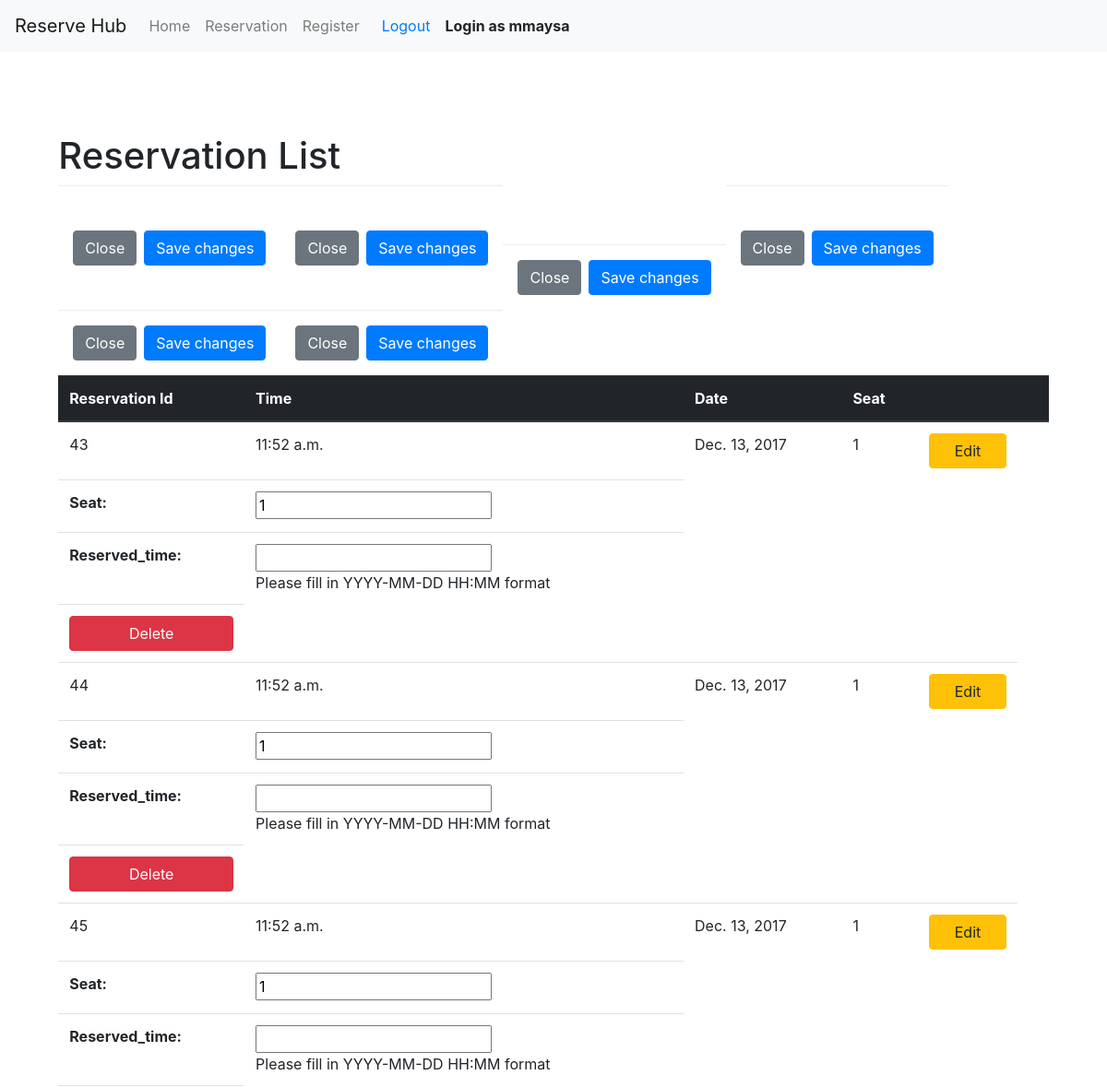
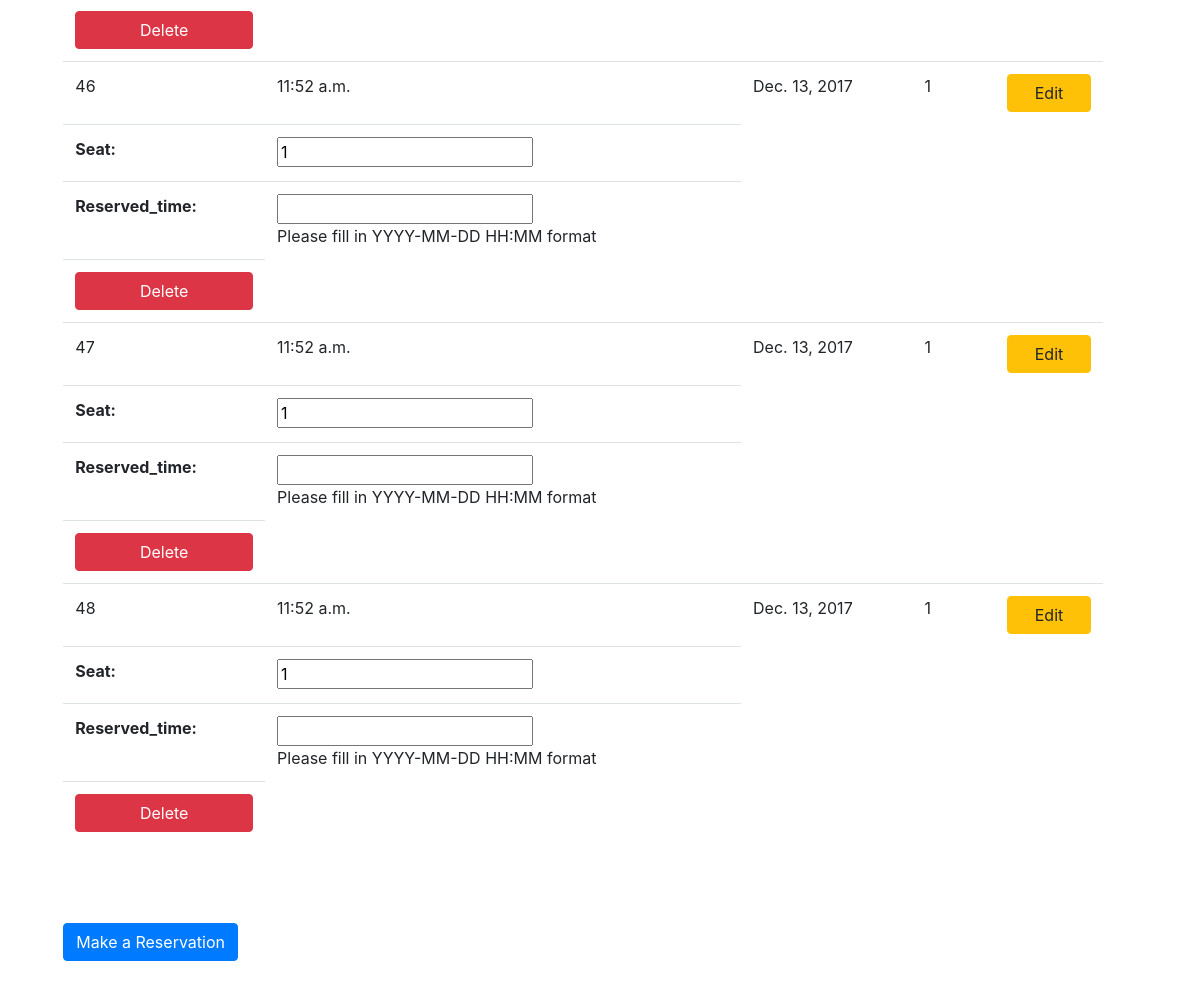
/reservation/ (signed in), run on the app's committed database (2 pictures, top to bottom).
### reservation/models.py (models this page shows, shortened)
class ReservationData(models.Model):
    seat = models.PositiveIntegerField(default=1)
    reserved_time = models.DateTimeField('reserved_time',help_text="Please fill in YYYY-MM-DD HH:MM format")
    reserved_by = models.ForeignKey(User, on_delete=models.CASCADE)
    class Meta:
        ordering = ('reserved_time',)

### reservation/views.py (the view)
class ReservationListView(ListView):
    login_url = reverse_lazy('auth_login')
    model = ReservationData
    template_name = 'reservation/reservation_list.html'
    context_object_name = 'reservations'
    def get(self, request, *args, **kwargs):
        print(request.user.is_authenticated)
        if not request.user.is_authenticated:
            return redirect(self.login_url)
        else :
            response = super(ReservationListView, self).get(request=request,kwargs=kwargs)
            return response
    def get_queryset(self):
        username = self.request.user
        return ReservationData.objects.filter(reserved_by=username)
    def get_context_data(self, **kwargs):
        context = super().get_context_data(**kwargs)
        context['reservation_edit_form'] = ReservationUpdate(request=self.request).get_form()
        return context

### templates/reservation/reservation_list.html (shortened to what this page needs)
{% extends 'base.html' %}
{% load staticfiles %}
{% load bootstrap %}
{% block content %}
    <div class="container">
        <div class="wrapper">
            <div class="row">
                <h1>Reservation List</h1>
            </div>
            <div class="row">
                <table class="table">
                    <thead class="thead-dark">
                    <tr>
                        <th scope="col">Reservation Id</th>
                        <th scope="col">Time</th>
                        <th scope="col">Date</th>
                        <th scope="col">Seat</th>
                        <th></th>
                        <th></th>
                    </tr>
                    </thead>
                    <tbody>
                    {% for reservation in reservations %}
                        <tr>
                            <td>{{ reservation.id }}</td>
                            <td>{{ reservation.reserved_time.time }}</td>
                            <td>{{ reservation.reserved_time.date }}</td>
                            <td>{{ reservation.seat }}</td>
                            <td>
                                <button type="button" class="btn btn-warning col" data-toggle="modal" data-target="#editModal">
                                    Edit
                                </button>
                                <div class="modal fade" id="editModal" tabindex="-1" role="dialog" aria-labelledby="editModalLabel" aria-hidden="true">
                                    <div class="modal-dialog" role="document">
                                        <div class="modal-content">
                                            <form method="POST" action="{% url 'reservation:update' reservation.id %}">
                                                <div class="modal-body">
                                                    {{ reservation_edit_form | bootstrap }}
                                                </div>
                                                <div class="modal-footer">
                                                    <button type="button" class="btn btn-secondary" data-dismiss="modal">Close</button>
                                                    <button type="submit" class="btn btn-primary">Save changes</button>
                                                </div>
                                            </form>
                                        </div>
                                    </div>
                                </div>
                            </td>
                            <td>
                                <button type="button" class="btn btn-danger col" data-toggle="modal" data-target="#deleteModal">
                                    Delete
                                </button>
                            </td>
                        </tr>
                    {% empty %}
                        <td colspan="6" class="text-center bg-warning">No Reservation</td>
                    {% endfor %}
                    </tbody>
                </table>
            </div>
            <div class="row">
                <a class="btn btn-primary" href="{% url 'reservation:create' %}">Make a Reservation</a>
            </div>
        </div>
    </div>
{% endblock %}

### templates/base.html (shortened to what this page needs)
<!DOCTYPE html>
<html>
  <link rel="stylesheet" href="https://maxcdn.bootstrapcdn.com/bootstrap/4.0.0-beta.2/css/bootstrap.min.css">
</head>
<body>
    {% include 'header.html' %}
	{% block content %}
	{% endblock %}
</body>
</html>

### templates/header.html (shortened to what this page needs)
<nav class="navbar navbar-expand-lg navbar-light bg-light">
    <a class="navbar-brand" href="{% url 'home:index'%}">Reserve Hub</a>
    <div class="collapse navbar-collapse" id="navbarSupportedContent">
      <ul class="navbar-nav">
        <li class="nav-item">
          <a class="nav-link" href="{% url 'home:index'%}">Home</a>
        </li>
        <li class="nav-item">
          <a class="nav-link" href="{% url 'reservation:list'%}">Reservation<span class="sr-only">(current)</span></a>
        </li>
        <li class="nav-item">
          <a class="nav-link" href="{% url 'registration_register'%}">Register<span class="sr-only">(current)</span></a>
        </li>
      </ul>
        {% if user.is_authenticated %}
            <a class="nav-link" href="{% url 'auth_logout' %}">Logout</a>
            <a class="navbar-text"><strong>Login as {{ user.get_username }}</strong></a>
        {% else %}
            <a class="nav-link" href="{% url 'auth_login'%}">Login</a>
        {% endif %}
    </div>
  </nav>

### data on the page
ReservationData: id "43", reserved_time.time "11:52 a.m.", reserved_time "Dec. 13, 2017", seat "1"
ReservationData: id "44", reserved_time.time "11:52 a.m.", reserved_time "Dec. 13, 2017", seat "1"
ReservationData: id "45", reserved_time.time "11:52 a.m.", reserved_time "Dec. 13, 2017", seat "1"
ReservationData: id "46", reserved_time.time "11:52 a.m.", reserved_time "Dec. 13, 2017", seat "1"
ReservationData: id "47", reserved_time.time "11:52 a.m.", reserved_time "Dec. 13, 2017", seat "1"
ReservationData: id "48", reserved_time.time "11:52 a.m.", reserved_time "Dec. 13, 2017", seat "1"

### other printed values
{{ user.get_username }} "mmaysa"
